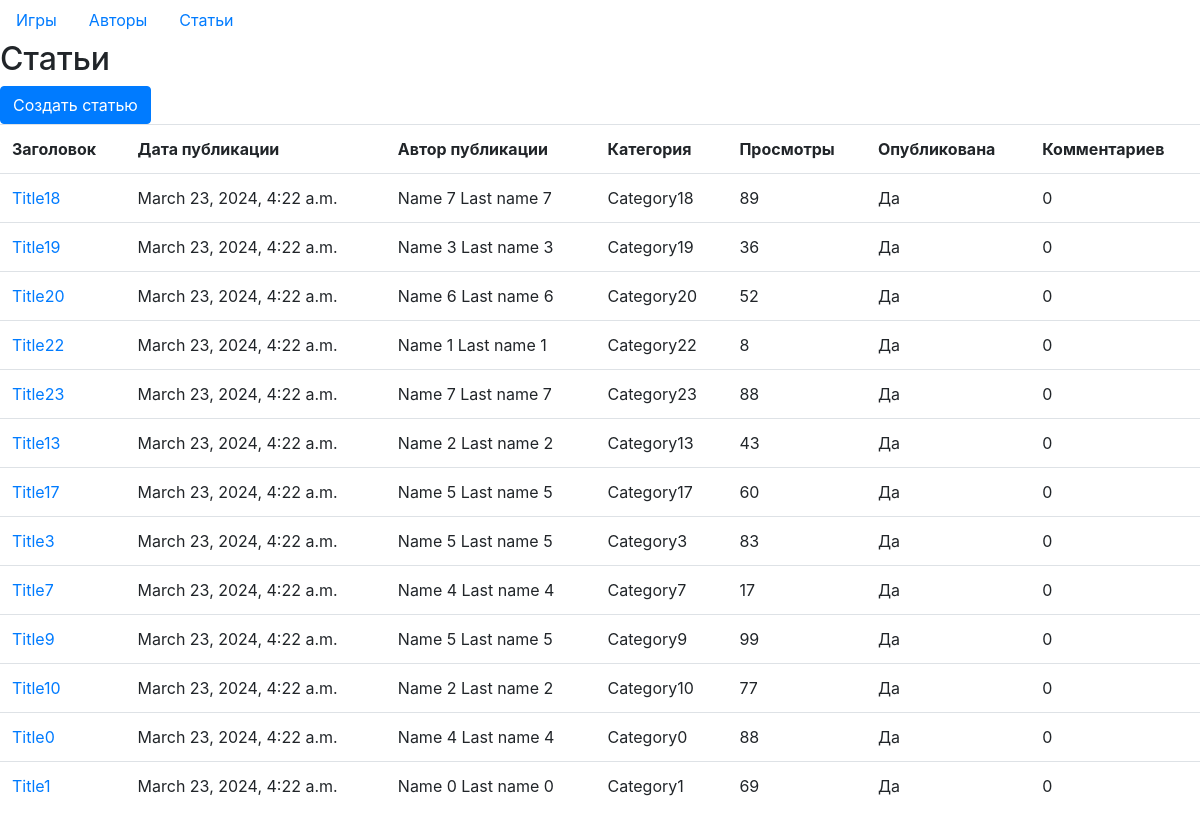
The page /seminar_03/articles/ on the database its author committed.
### seminar_02/models.py (models this page shows, shortened)
class Article(models.Model):
    title = models.CharField(max_length=200, verbose_name='Заголовок')
    content = models.TextField(verbose_name='Содержание', null=True, blank=True)
    author = models.ForeignKey(Author, on_delete=models.CASCADE, verbose_name='Автор')
    category = models.CharField(max_length=100, verbose_name='Категория')
    views = models.IntegerField(default=0, verbose_name='Просмотры')
    is_published = models.BooleanField(default=False, verbose_name='Опубликовано')
    date_published = models.DateTimeField(auto_now_add=True, verbose_name='Дата публикации')
    change_date = models.DateTimeField(auto_now=True, verbose_name='Дата изменения')
    fields = ['title', 'content', 'category', 'views']
    class Meta:
        ordering = ['-change_date']
        verbose_name = 'Статья'
        verbose_name_plural = 'Статьи'

class Author(models.Model):
    first_name = models.CharField(max_length=100, verbose_name='Имя')
    last_name = models.CharField(max_length=100, verbose_name='Фамилия')
    email = models.EmailField(verbose_name='Почта')
    bio = models.TextField(verbose_name='Биография', null=True, blank=True)
    birth_date = models.DateField(verbose_name='День рождения', null=True, blank=True)
    reg_date = models.DateTimeField(auto_now_add=True, verbose_name='Дата регистрации')
    change_date = models.DateTimeField(auto_now=True, verbose_name='Дата изменения')
    fields = ['first_name', 'last_name', 'email', 'bio', 'birth_date']
    @property
    def full_name(self):
        return f'{self.first_name} {self.last_name}'
    """CRUD функции"""
    class Meta:
        ordering = ['-change_date']
        verbose_name = 'Автор'
        verbose_name_plural = 'Авторы'

### seminar_03/views.py (the view)
# urls.py: path('articles/', get_articles, name='get_articles'),
def get_articles(request, author_id=None):
    articles = Article.objects.filter(is_published=True).order_by('-date_published').all()
    if author_id:
        author = get_object_or_404(Author, pk=author_id)
        articles = Article.objects.filter(author=author).all()
        title = f'Статьи автора {author.full_name}'
    else:
        title = 'Статьи'
    context = {
        'title': title,
        'columns': ['Заголовок', 'Дата публикации', 'Автор публикации', 'Категория', 'Просмотры', 'Опубликована',
                    'Комментариев'],
        'articles': articles,
    }
    return render(request, 'seminar_03/articles.html', context)

### seminar_03/templates/seminar_03/articles.html (shortened to what this page needs)
{% extends 'seminar_03/base.html' %}
{% block content %}
<h2> {{ title }} </h2>
<a class="btn btn-primary" role="button" href="{% url 'article_create'%}">Создать статью</a>
<table class="table">
    <tr>
        {% for column in columns %}
        <th>{{ column }}</th>
        {% endfor %}
    </tr>
    {% for article in articles %}
    <tr>
        <td>
            {% if article.is_published %}<a href="{% url 'article_full' article.id %}">{{ article.title }}</a>
            {% else %} {{ article.title }}
            {% endif %}
        </td>
        <td> {{ article.date_published }}</td>
        <td> {{ article.author.full_name }}</td>
        <td> {{ article.category }}</td>
        <td> {{ article.views }}</td>
        <td> {% if article.is_published %} Да
            {% else %} Нет
            {% endif %}
        </td>
        <td>{{ article.comments|length }}</td>
    </tr>
    {% endfor %}
</table>
{% endblock %}

### rows shown on the page
Article: title "Title18", date_published "March 23, 2024, 4:22 a.m.", author.full_name "Name 7 Last name 7", category "Category18", views "89", is_published "Да", comments|length "0"
Article: title "Title19", date_published "March 23, 2024, 4:22 a.m.", author.full_name "Name 3 Last name 3", category "Category19", views "36", is_published "Да", comments|length "0"
Article: title "Title20", date_published "March 23, 2024, 4:22 a.m.", author.full_name "Name 6 Last name 6", category "Category20", views "52", is_published "Да", comments|length "0"
Article: title "Title22", date_published "March 23, 2024, 4:22 a.m.", author.full_name "Name 1 Last name 1", category "Category22", views "8", is_published "Да", comments|length "0"
Article: title "Title23", date_published "March 23, 2024, 4:22 a.m.", author.full_name "Name 7 Last name 7", category "Category23", views "88", is_published "Да", comments|length "0"
Article: title "Title13", date_published "March 23, 2024, 4:22 a.m.", author.full_name "Name 2 Last name 2", category "Category13", views "43", is_published "Да", comments|length "0"
Article: title "Title17", date_published "March 23, 2024, 4:22 a.m.", author.full_name "Name 5 Last name 5", category "Category17", views "60", is_published "Да", comments|length "0"
Article: title "Title3", date_published "March 23, 2024, 4:22 a.m.", author.full_name "Name 5 Last name 5", category "Category3", views "83", is_published "Да", comments|length "0"
Article: title "Title7", date_published "March 23, 2024, 4:22 a.m.", author.full_name "Name 4 Last name 4", category "Category7", views "17", is_published "Да", comments|length "0"
Article: title "Title9", date_published "March 23, 2024, 4:22 a.m.", author.full_name "Name 5 Last name 5", category "Category9", views "99", is_published "Да", comments|length "0"
Article: title "Title10", date_published "March 23, 2024, 4:22 a.m.", author.full_name "Name 2 Last name 2", category "Category10", views "77", is_published "Да", comments|length "0"
Article: title "Title0", date_published "March 23, 2024, 4:22 a.m.", author.full_name "Name 4 Last name 4", category "Category0", views "88", is_published "Да", comments|length "0"
Article: title "Title1", date_published "March 23, 2024, 4:22 a.m.", author.full_name "Name 0 Last name 0", category "Category1", views "69", is_published "Да", comments|length "0"

### other values the page prints
{{ title }} "Статьи"
{{ column }} "Заголовок" "Дата публикации" "Автор публикации" "Категория" "Просмотры" "Опубликована" "Комментариев"
